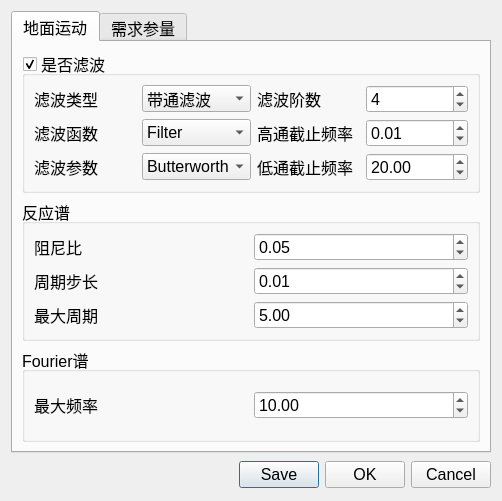
<?xml version="1.0" encoding="UTF-8"?>
<ui version="4.0">
 <class>algorithm_dialog</class>
 <widget class="QDialog" name="algorithm_dialog">
  <property name="geometry">
   <rect>
    <x>0</x>
    <y>0</y>
    <width>502</width>
    <height>501</height>
   </rect>
  </property>
  <property name="windowTitle">
   <string>Dialog</string>
  </property>
  <layout class="QVBoxLayout" name="verticalLayout">
   <item>
    <widget class="QTabWidget" name="tabWidget">
     <property name="font">
      <font>
       <pointsize>12</pointsize>
      </font>
     </property>
     <property name="currentIndex">
      <number>0</number>
     </property>
     <widget class="QWidget" name="tab1_gmp">
      <attribute name="title">
       <string>地面运动</string>
      </attribute>
      <layout class="QVBoxLayout" name="verticalLayout_2">
       <item>
        <widget class="QGroupBox" name="gbox_gmp_filter">
         <property name="title">
          <string>是否滤波</string>
         </property>
         <property name="checkable">
          <bool>true</bool>
         </property>
         <layout class="QGridLayout" name="gridLayout">
          <item row="0" column="0">
           <widget class="QLabel" name="label">
            <property name="text">
             <string>滤波类型</string>
            </property>
           </widget>
          </item>
          <item row="0" column="1">
           <widget class="QComboBox" name="cbox_gmp_filter_type">
            <property name="currentIndex">
             <number>2</number>
            </property>
            <item>
             <property name="text">
              <string>低通滤波</string>
             </property>
            </item>
            <item>
             <property name="text">
              <string>高通滤波</string>
             </property>
            </item>
            <item>
             <property name="text">
              <string>带通滤波</string>
             </property>
            </item>
           </widget>
          </item>
          <item row="0" column="2">
           <widget class="QLabel" name="label_4">
            <property name="text">
             <string>滤波阶数</string>
            </property>
           </widget>
          </item>
          <item row="0" column="3">
           <widget class="QSpinBox" name="sbox_gmp_filter_order">
            <property name="value">
             <number>4</number>
            </property>
           </widget>
          </item>
          <item row="1" column="0">
           <widget class="QLabel" name="label_2">
            <property name="text">
             <string>滤波函数</string>
            </property>
           </widget>
          </item>
          <item row="1" column="1">
           <widget class="QComboBox" name="cbox_gmp_filter_func">
            <item>
             <property name="text">
              <string>Filter</string>
             </property>
            </item>
            <item>
             <property name="text">
              <string>FiltFilt</string>
             </property>
            </item>
           </widget>
          </item>
          <item row="1" column="2">
           <widget class="QLabel" name="label_5">
            <property name="text">
             <string>高通截止频率</string>
            </property>
           </widget>
          </item>
          <item row="1" column="3">
           <widget class="QDoubleSpinBox" name="dsbox_gmp_filter_low_freq">
            <property name="singleStep">
             <double>0.010000000000000</double>
            </property>
            <property name="value">
             <double>0.010000000000000</double>
            </property>
           </widget>
          </item>
          <item row="2" column="0">
           <widget class="QLabel" name="label_3">
            <property name="text">
             <string>滤波参数</string>
            </property>
           </widget>
          </item>
          <item row="2" column="1">
           <widget class="QComboBox" name="cbox_gmp_filter_gen">
            <item>
             <property name="text">
              <string>Butterworth</string>
             </property>
            </item>
           </widget>
          </item>
          <item row="2" column="2">
           <widget class="QLabel" name="label_6">
            <property name="text">
             <string>低通截止频率</string>
            </property>
           </widget>
          </item>
          <item row="2" column="3">
           <widget class="QDoubleSpinBox" name="dsbox_gmp_filter_high_freq">
            <property name="value">
             <double>20.000000000000000</double>
            </property>
           </widget>
          </item>
         </layout>
        </widget>
       </item>
       <item>
        <widget class="QGroupBox" name="gbox_gmp_spectrum">
         <property name="title">
          <string>反应谱</string>
         </property>
         <property name="checkable">
          <bool>false</bool>
         </property>
         <layout class="QGridLayout" name="gridLayout_2">
          <item row="0" column="0">
           <widget class="QLabel" name="label_7">
            <property name="text">
             <string>阻尼比</string>
            </property>
           </widget>
          </item>
          <item row="0" column="1">
           <widget class="QDoubleSpinBox" name="dsbox_gmp_damp">
            <property name="singleStep">
             <double>0.010000000000000</double>
            </property>
            <property name="value">
             <double>0.050000000000000</double>
            </property>
           </widget>
          </item>
          <item row="1" column="0">
           <widget class="QLabel" name="label_9">
            <property name="text">
             <string>周期步长</string>
            </property>
           </widget>
          </item>
          <item row="1" column="1">
           <widget class="QDoubleSpinBox" name="dsbox_gmp_period_step">
            <property name="singleStep">
             <double>0.010000000000000</double>
            </property>
            <property name="value">
             <double>0.010000000000000</double>
            </property>
           </widget>
          </item>
          <item row="2" column="0">
           <widget class="QLabel" name="label_11">
            <property name="text">
             <string>最大周期</string>
            </property>
           </widget>
          </item>
          <item row="2" column="1">
           <widget class="QDoubleSpinBox" name="dsbox_gmp_max_period">
            <property name="singleStep">
             <double>0.500000000000000</double>
            </property>
            <property name="value">
             <double>5.000000000000000</double>
            </property>
           </widget>
          </item>
         </layout>
        </widget>
       </item>
       <item>
        <widget class="QGroupBox" name="gbox_gmp_fft">
         <property name="title">
          <string>Fourier谱</string>
         </property>
         <property name="checkable">
          <bool>false</bool>
         </property>
         <layout class="QGridLayout" name="gridLayout_3">
          <item row="0" column="0">
           <widget class="QLabel" name="label_10">
            <property name="text">
             <string>最大频率</string>
            </property>
           </widget>
          </item>
          <item row="0" column="1">
           <widget class="QDoubleSpinBox" name="dsbox_gmp_fft_max_period">
            <property name="value">
             <double>10.000000000000000</double>
            </property>
           </widget>
          </item>
         </layout>
        </widget>
       </item>
      </layout>
     </widget>
     <widget class="QWidget" name="tab2_edp">
      <attribute name="title">
       <string>需求参量</string>
      </attribute>
      <layout class="QVBoxLayout" name="verticalLayout_3">
       <item>
        <widget class="QGroupBox" name="gbox_edp_mfilter">
         <property name="title">
          <string>改进的滤波积分方法</string>
         </property>
         <property name="checkable">
          <bool>false</bool>
         </property>
         <layout class="QGridLayout" name="gridLayout_4">
          <item row="0" column="0">
           <widget class="QLabel" name="label_8">
            <property name="text">
             <string>滤波类型</string>
            </property>
           </widget>
          </item>
          <item row="0" column="1">
           <widget class="QComboBox" name="cbox_edp_filter_type">
            <property name="currentIndex">
             <number>2</number>
            </property>
            <item>
             <property name="text">
              <string>低通滤波</string>
             </property>
            </item>
            <item>
             <property name="text">
              <string>高通滤波</string>
             </property>
            </item>
            <item>
             <property name="text">
              <string>带通滤波</string>
             </property>
            </item>
           </widget>
          </item>
          <item row="0" column="2">
           <widget class="QLabel" name="label_12">
            <property name="text">
             <string>滤波阶数</string>
            </property>
           </widget>
          </item>
          <item row="0" column="3">
           <widget class="QSpinBox" name="sbox_edp_filter_order">
            <property name="value">
             <number>4</number>
            </property>
           </widget>
          </item>
          <item row="1" column="0">
           <widget class="QLabel" name="label_13">
            <property name="text">
             <string>滤波函数</string>
            </property>
           </widget>
          </item>
          <item row="1" column="1">
           <widget class="QComboBox" name="cbox_edp_filter_func">
            <property name="currentIndex">
             <number>1</number>
            </property>
            <item>
             <property name="text">
              <string>Filter</string>
             </property>
            </item>
            <item>
             <property name="text">
              <string>FiltFilt</string>
             </property>
            </item>
           </widget>
          </item>
          <item row="1" column="2">
           <widget class="QLabel" name="label_14">
            <property name="text">
             <string>高通截止频率</string>
            </property>
           </widget>
          </item>
          <item row="1" column="3">
           <widget class="QDoubleSpinBox" name="dsbox_edp_filter_low_freq">
            <property name="singleStep">
             <double>0.010000000000000</double>
            </property>
            <property name="value">
             <double>0.010000000000000</double>
            </property>
           </widget>
          </item>
          <item row="2" column="0">
           <widget class="QLabel" name="label_15">
            <property name="text">
             <string>滤波参数</string>
            </property>
           </widget>
          </item>
          <item row="2" column="1">
           <widget class="QComboBox" name="cbox_edp_filter_gen">
            <item>
             <property name="text">
              <string>Butterworth</string>
             </property>
            </item>
           </widget>
          </item>
          <item row="2" column="2">
           <widget class="QLabel" name="label_16">
            <property name="text">
             <string>低通截止频率</string>
            </property>
           </widget>
          </item>
          <item row="2" column="3">
           <widget class="QDoubleSpinBox" name="dsbox_edp_filter_high_freq">
            <property name="value">
             <double>20.000000000000000</double>
            </property>
           </widget>
          </item>
         </layout>
        </widget>
       </item>
       <item>
        <widget class="QGroupBox" name="gbox_edp_filter">
         <property name="title">
          <string>一般滤波积分方法</string>
         </property>
         <property name="checkable">
          <bool>false</bool>
         </property>
         <layout class="QGridLayout" name="gridLayout_5">
          <item row="0" column="0">
           <widget class="QLabel" name="label_17">
            <property name="text">
             <string>滤波类型</string>
            </property>
           </widget>
          </item>
          <item row="0" column="1">
           <widget class="QComboBox" name="cbox_edp_filter_type_2">
            <property name="currentIndex">
             <number>2</number>
            </property>
            <item>
             <property name="text">
              <string>低通滤波</string>
             </property>
            </item>
            <item>
             <property name="text">
              <string>高通滤波</string>
             </property>
            </item>
            <item>
             <property name="text">
              <string>带通滤波</string>
             </property>
            </item>
           </widget>
          </item>
          <item row="0" column="2">
           <widget class="QLabel" name="label_18">
            <property name="text">
             <string>滤波阶数</string>
            </property>
           </widget>
          </item>
          <item row="0" column="3">
           <widget class="QSpinBox" name="sbox_edp_filter_order_2">
            <property name="value">
             <number>4</number>
            </property>
           </widget>
          </item>
          <item row="1" column="0">
           <widget class="QLabel" name="label_19">
            <property name="text">
             <string>滤波函数</string>
            </property>
           </widget>
          </item>
          <item row="1" column="1">
           <widget class="QComboBox" name="cbox_edp_filter_func_2">
            <property name="currentIndex">
             <number>1</number>
            </property>
            <item>
             <property name="text">
              <string>Filter</string>
             </property>
            </item>
            <item>
             <property name="text">
              <string>FiltFilt</string>
             </property>
            </item>
           </widget>
          </item>
          <item row="1" column="2">
           <widget class="QLabel" name="label_20">
            <property name="text">
             <string>高通截止频率</string>
            </property>
           </widget>
          </item>
          <item row="1" column="3">
           <widget class="QDoubleSpinBox" name="dsbox_edp_filter_low_freq_2">
            <property name="singleStep">
             <double>0.010000000000000</double>
            </property>
            <property name="value">
             <double>0.010000000000000</double>
            </property>
           </widget>
          </item>
          <item row="2" column="0">
           <widget class="QLabel" name="label_21">
            <property name="text">
             <string>滤波参数</string>
            </property>
           </widget>
          </item>
          <item row="2" column="1">
           <widget class="QComboBox" name="cbox_edp_filter_gen_2">
            <item>
             <property name="text">
              <string>Butterworth</string>
             </property>
            </item>
           </widget>
          </item>
          <item row="2" column="2">
           <widget class="QLabel" name="label_22">
            <property name="text">
             <string>低通截止频率</string>
            </property>
           </widget>
          </item>
          <item row="2" column="3">
           <widget class="QDoubleSpinBox" name="dsbox_edp_filter_high_freq_2">
            <property name="value">
             <double>20.000000000000000</double>
            </property>
           </widget>
          </item>
         </layout>
        </widget>
       </item>
      </layout>
     </widget>
    </widget>
   </item>
   <item>
    <layout class="QHBoxLayout">
     <property name="spacing">
      <number>6</number>
     </property>
     <property name="margin" stdset="0">
      <number>0</number>
     </property>
     <item>
      <spacer>
       <property name="orientation">
        <enum>Qt::Horizontal</enum>
       </property>
       <property name="sizeHint" stdset="0">
        <size>
         <width>131</width>
         <height>31</height>
        </size>
       </property>
      </spacer>
     </item>
     <item>
      <widget class="QPushButton" name="saveButton">
       <property name="font">
        <font>
         <pointsize>12</pointsize>
        </font>
       </property>
       <property name="text">
        <string>Save</string>
       </property>
      </widget>
     </item>
     <item>
      <widget class="QPushButton" name="okButton">
       <property name="font">
        <font>
         <pointsize>12</pointsize>
        </font>
       </property>
       <property name="text">
        <string>OK</string>
       </property>
      </widget>
     </item>
     <item>
      <widget class="QPushButton" name="cancelButton">
       <property name="font">
        <font>
         <pointsize>12</pointsize>
        </font>
       </property>
       <property name="text">
        <string>Cancel</string>
       </property>
      </widget>
     </item>
    </layout>
   </item>
  </layout>
 </widget>
 <resources/>
 <connections>
  <connection>
   <sender>okButton</sender>
   <signal>clicked()</signal>
   <receiver>algorithm_dialog</receiver>
   <slot>accept()</slot>
   <hints>
    <hint type="sourcelabel">
     <x>278</x>
     <y>253</y>
    </hint>
    <hint type="destinationlabel">
     <x>96</x>
     <y>254</y>
    </hint>
   </hints>
  </connection>
  <connection>
   <sender>cancelButton</sender>
   <signal>clicked()</signal>
   <receiver>algorithm_dialog</receiver>
   <slot>reject()</slot>
   <hints>
    <hint type="sourcelabel">
     <x>369</x>
     <y>253</y>
    </hint>
    <hint type="destinationlabel">
     <x>179</x>
     <y>282</y>
    </hint>
   </hints>
  </connection>
 </connections>
</ui>
